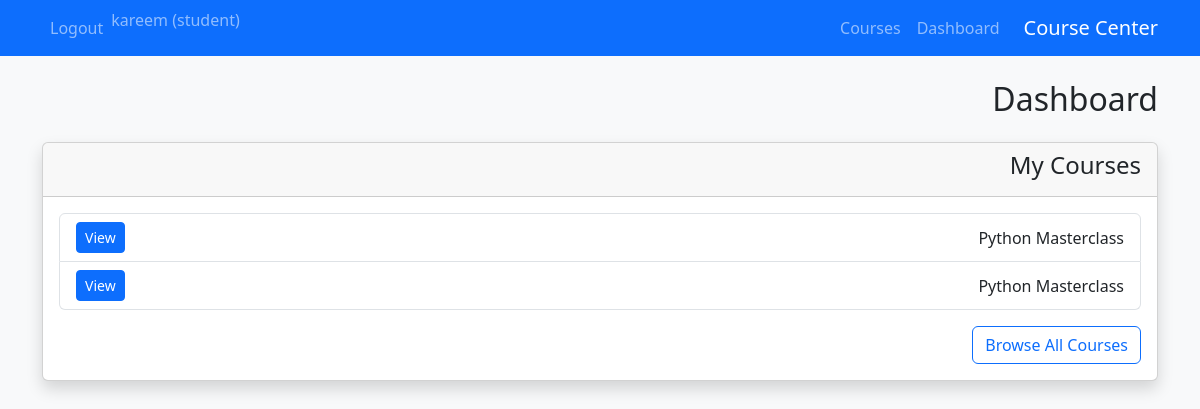
The page / (signed in) on the database its author committed.
### tables this page shows
CREATE TABLE users (
    id INTEGER PRIMARY KEY AUTOINCREMENT,
    username TEXT UNIQUE NOT NULL,
    email TEXT UNIQUE NOT NULL,
    password_hash TEXT NOT NULL,
    role TEXT NOT NULL CHECK(role IN ('admin', 'teacher', 'student')),
    created_at TIMESTAMP DEFAULT CURRENT_TIMESTAMP
);

CREATE TABLE enrollments (
    id INTEGER PRIMARY KEY AUTOINCREMENT,
    student_id INTEGER NOT NULL,
    course_id INTEGER NOT NULL,
    enrolled_at TIMESTAMP DEFAULT CURRENT_TIMESTAMP,
    UNIQUE(student_id, course_id),
    FOREIGN KEY (student_id) REFERENCES users(id) ON DELETE CASCADE,
    FOREIGN KEY (course_id) REFERENCES courses(id) ON DELETE CASCADE
);

CREATE TABLE courses (
    id INTEGER PRIMARY KEY AUTOINCREMENT,
    name TEXT NOT NULL,
    description TEXT,
    price REAL NOT NULL DEFAULT 0.0,
    teacher_id INTEGER,
    created_at TIMESTAMP DEFAULT CURRENT_TIMESTAMP,
    FOREIGN KEY (teacher_id) REFERENCES users(id) ON DELETE SET NULL
);

### app/blueprints/dashboard.py (the view)
@bp.route('/')
@login_required
def index():
    db = get_db()
    student_count = db.execute("SELECT COUNT(*) FROM users WHERE role = 'student'").fetchone()[0]
    teacher_count = db.execute("SELECT COUNT(*) FROM users WHERE role = 'teacher'").fetchone()[0]
    course_count = db.execute('SELECT COUNT(*) FROM courses').fetchone()[0]
    total_revenue = db.execute(
        "SELECT SUM(amount) FROM payments WHERE status = 'completed'"
    ).fetchone()[0] or 0.0
    monthly_revenue = db.execute(
        "SELECT SUM(amount) FROM payments WHERE status = 'completed' AND strftime('%Y-%m', payment_date) = strftime('%Y-%m', 'now')"
    ).fetchone()[0] or 0.0
    pending_payments = db.execute(
        "SELECT COUNT(*) FROM payments WHERE status = 'pending'"
    ).fetchone()[0]
    my_courses = []
    if g.user['role'] == 'student':
        my_courses = db.execute(
            '''SELECT c.id, c.name, e.enrolled_at
               FROM courses c
               JOIN enrollments e ON c.id = e.course_id
               WHERE e.student_id = ?''', (g.user['id'],)
        ).fetchall()
    elif g.user['role'] == 'teacher':
        my_courses = db.execute(
            'SELECT id, name, price FROM courses WHERE teacher_id = ?', (g.user['id'],)
        ).fetchall()
    return render_template('dashboard/index.html',
                           student_count=student_count,
                           teacher_count=teacher_count,
                           course_count=course_count,
                           total_revenue=total_revenue,
                           monthly_revenue=monthly_revenue,
                           pending_payments=pending_payments,
                           my_courses=my_courses
                           )

### app/blueprints/auth.py (called while the page is built)
def login_required(view):
    @functools.wraps(view)
    def wrapped_view(**kwargs):
        if g.user is None:
            return redirect(url_for('auth.login'))
        return view(**kwargs)
    return wrapped_view

@bp.before_app_request
def load_logged_in_user():
    user_id = session.get('user_id')
    if user_id is None:
        g.user = None
    else:
        g.user = get_db().execute(
            'SELECT * FROM users WHERE id = ?', (user_id,)
        ).fetchone()

### app/db.py (called while the page is built)
def get_db():
    if 'db' not in g:
        g.db = sqlite3.connect(
            current_app.config['DATABASE'],
            detect_types=sqlite3.PARSE_DECLTYPES
        )
        g.db.row_factory = sqlite3.Row
        g.db.execute('PRAGMA foreign_keys = ON')
    return g.db

### app/templates/dashboard/index.html (shortened to what this page needs)
{% extends 'base.html' %}
{% block content %}
<h2 class="mb-4">Dashboard</h2>
<div class="row">
    <div class="col-md-12">
        <div class="card shadow">
            <div class="card-header">
                <h4>My Courses</h4>
            </div>
            <div class="card-body">
                {% if my_courses %}
                <ul class="list-group">
                    {% for course in my_courses %}
                    <li class="list-group-item d-flex justify-content-between align-items-center">
                        {{ course['name'] }}
                        <a href="{{ url_for('courses.view', id=course['id']) }}" class="btn btn-sm btn-primary">View</a>
                    </li>
                    {% endfor %}
                </ul>
                {% else %}
                <p class="text-muted">No courses found.</p>
                {% endif %}
                <div class="mt-3">
                    <a href="{{ url_for('courses.index') }}" class="btn btn-outline-primary">Browse All Courses</a>
                </div>
            </div>
        </div>
    </div>
</div>
{% endblock %}

### app/templates/base.html (shortened to what this page needs)
<!doctype html>
<html lang="ar" dir="rtl">
<head>
  <link rel="stylesheet" href="https://cdn.jsdelivr.net/npm/bootstrap@5.3.3/dist/css/bootstrap.rtl.min.css">
  <link rel="stylesheet" href="{{ url_for('static', filename='css/style.css') }}">
</head>
<body>
  <nav class="navbar navbar-expand-lg navbar-dark bg-primary mb-4">
    <div class="container">
      <a class="navbar-brand" href="{{ url_for('public.home') }}">Course Center</a>
      <div class="collapse navbar-collapse" id="navbarNav">
        <ul class="navbar-nav me-auto mb-2 mb-lg-0">
          {% if g.user %}
          <li class="nav-item"><a class="nav-link" href="{{ url_for('dashboard.index') }}">Dashboard</a></li>
          <li class="nav-item"><a class="nav-link" href="{{ url_for('courses.index') }}">Courses</a></li>
          {% endif %}
        </ul>
        <ul class="navbar-nav">
          {% if g.user %}
          <li class="nav-item"><span class="navbar-text ms-3">{{ g.user['username'] }} ({{ g.user['role'] }})</span>
          </li>
          <li class="nav-item"><a class="nav-link" href="{{ url_for('auth.logout') }}">Logout</a></li>
          {% else %}
          <li class="nav-item"><a class="nav-link" href="{{ url_for('auth.login') }}">Login</a></li>
          <li class="nav-item"><a class="nav-link" href="{{ url_for('auth.register') }}">Register</a></li>
          {% endif %}
        </ul>
      </div>
    </div>
  </nav>
  <div class="container">
    {% block content %}{% endblock %}
  </div>
</body>
</html>

### app/static/css/style.css (style rules this page uses)
body { background-color: #f8f9fa; }

### app/templates/base.html (style rules this page uses)
body { font-family: 'Segoe UI', Tahoma, Geneva, Verdana, sans-serif; }

### rows shown on the page
users: user.username "kareem", user.role "student"
enrollments: name "Python Masterclass"
enrollments: name "Python Masterclass"
